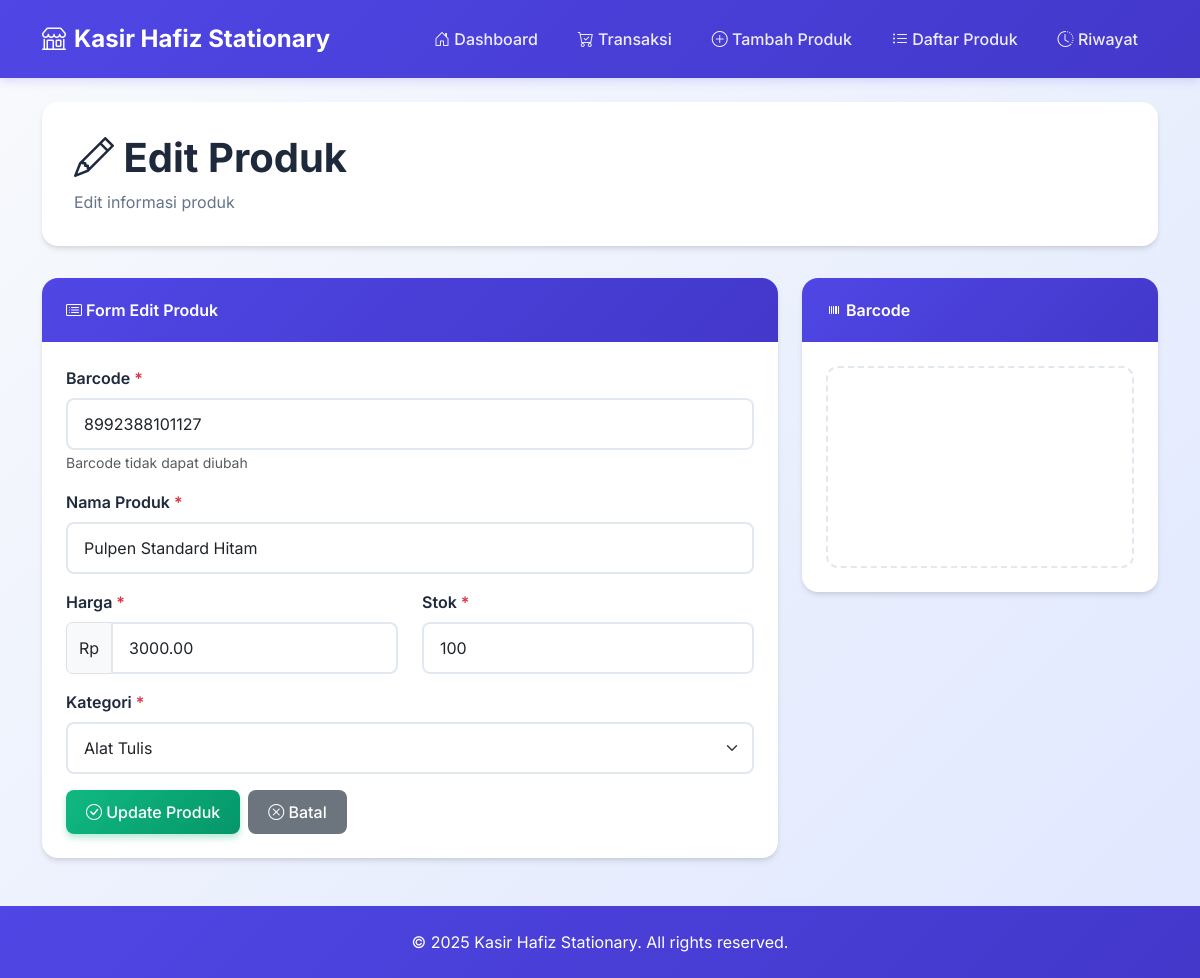
The page /edit_produk.php?id=1 on the database its author committed.
### tables this page shows
CREATE TABLE IF NOT EXISTS products (
    id INT AUTO_INCREMENT PRIMARY KEY,
    barcode VARCHAR(255) UNIQUE NOT NULL,
    name VARCHAR(255) NOT NULL,
    price DECIMAL(10,2) NOT NULL,
    stock INT NOT NULL DEFAULT 0,
    category VARCHAR(100) NOT NULL,
    created_at TIMESTAMP DEFAULT CURRENT_TIMESTAMP,
    updated_at TIMESTAMP DEFAULT CURRENT_TIMESTAMP ON UPDATE CURRENT_TIMESTAMP,
    INDEX idx_barcode (barcode),
    INDEX idx_category (category)
);

### edit_produk.php (the view, shortened to what this page needs)
<?php
$id = $_GET['id'];
$conn = getConnection();
$stmt = $conn->prepare("SELECT * FROM products WHERE id = ?");
$stmt->bind_param("i", $id);
$stmt->execute();
$result = $stmt->get_result();
$product = $result->fetch_assoc();
include 'includes/header.php';
?>
<div class="page-header">
    <h1><i class="bi bi-pencil"></i> Edit Produk</h1>
    <p>Edit informasi produk</p>
</div>
<div class="row">
    <div class="col-lg-8">
        <div class="custom-card">
            <div class="card-header">
                <i class="bi bi-card-list"></i> Form Edit Produk
            </div>
            <div class="card-body">
                <form id="editProductForm">
                    <div class="mb-3">
                        <label for="barcode" class="form-label">Barcode <span class="text-danger">*</span></label>
                        <input type="text" class="form-control" id="barcode" name="barcode" value="<?php echo htmlspecialchars($product['barcode']); ?>" readonly>
                        <small class="text-muted">Barcode tidak dapat diubah</small>
                    </div>
                    <div class="mb-3">
                        <label for="name" class="form-label">Nama Produk <span class="text-danger">*</span></label>
                        <input type="text" class="form-control" id="name" name="name" value="<?php echo htmlspecialchars($product['name']); ?>" required>
                    </div>
                    <div class="row">
                        <div class="col-md-6 mb-3">
                            <label for="price" class="form-label">Harga <span class="text-danger">*</span></label>
                            <div class="input-group">
                                <span class="input-group-text">Rp</span>
                                <input type="number" class="form-control" id="price" name="price" value="<?php echo $product['price']; ?>" required min="0" step="100">
                            </div>
                        </div>
                        <div class="col-md-6 mb-3">
                            <label for="stock" class="form-label">Stok <span class="text-danger">*</span></label>
                            <input type="number" class="form-control" id="stock" name="stock" value="<?php echo $product['stock']; ?>" required min="0">
                        </div>
                    </div>
                    <div class="mb-3">
                        <label for="category" class="form-label">Kategori <span class="text-danger">*</span></label>
                        <select class="form-select" id="category" name="category" required>
                            <option value="Alat Tulis" <?php echo $product['category'] == 'Alat Tulis' ? 'selected' : ''; ?>>Alat Tulis</option>
                        </select>
                    </div>
                    <div class="d-flex gap-2">
                        <button type="submit" class="btn btn-success" id="submitBtn">
                            <i class="bi bi-check-circle"></i> Update Produk
                        </button>
                        <a href="daftar_produk.php" class="btn btn-secondary">
                            <i class="bi bi-x-circle"></i> Batal
                        </a>
                    </div>
                </form>
            </div>
        </div>
    </div>
    <div class="col-lg-4">
        <div class="custom-card">
            <div class="card-header">
                <i class="bi bi-upc"></i> Barcode
            </div>
            <div class="card-body">
                <div class="barcode-container">
                    <svg id="barcodeDisplay"></svg>
                </div>
            </div>
        </div>
    </div>
</div>
<?php
include 'includes/footer.php';
?>

### assets/css/style.css (style rules this page uses)
:root { --primary-color: #4f46e5; --primary-dark: #4338ca; --secondary-color: #06b6d4; --success-color: #10b981; --danger-color: #ef4444; --warning-color: #f59e0b; --dark-color: #1e293b; --light-bg: #f8fafc; --card-shadow: 0 4px 6px -1px rgba(0, 0, 0, 0.1), 0 2px 4px -1px rgba(0, 0, 0, 0.06); --card-shadow-hover: 0 10px 15px -3px rgba(0, 0, 0, 0.1), 0 4px 6px -2px rgba(0, 0, 0, 0.05); }
* { margin: 0; padding: 0; box-sizing: border-box; }
body { font-family: 'Inter', 'Segoe UI', Tahoma, Geneva, Verdana, sans-serif; background: linear-gradient(135deg, #f8fafc 0%, #e0e7ff 100%); min-height: 100vh; }
.custom-card { background: white; border-radius: 1rem; box-shadow: var(--card-shadow); border: none; overflow: hidden; transition: all 0.3s ease; }
.custom-card .card-header { background: linear-gradient(135deg, var(--primary-color), var(--primary-dark)); color: white; padding: 1.25rem 1.5rem; border: none; font-weight: 600; }
.custom-card .card-body { padding: 1.5rem; }
.btn { padding: 0.625rem 1.25rem; border-radius: 0.5rem; font-weight: 500; transition: all 0.3s ease; border: none; }
.btn-success { background: linear-gradient(135deg, #10b981, #059669); box-shadow: 0 4px 6px rgba(16, 185, 129, 0.3); }
.form-control, .form-select { border: 2px solid #e2e8f0; border-radius: 0.5rem; padding: 0.75rem 1rem; transition: all 0.3s ease; }
.form-label { font-weight: 600; color: var(--dark-color); margin-bottom: 0.5rem; }
.barcode-container { background: white; padding: 1.5rem; border-radius: 0.75rem; border: 2px dashed #e2e8f0; text-align: center; transition: all 0.3s ease; }
.barcode-container svg { max-width: 100%; height: auto; }
.page-header { background: white; padding: 2rem; border-radius: 1rem; box-shadow: var(--card-shadow); margin-bottom: 2rem; }
.page-header h1 { color: var(--dark-color); font-weight: 700; margin: 0; }
.page-header p { color: #64748b; margin: 0.5rem 0 0 0; }

### rows shown on the page
products: barcode "8992388101127", name "Pulpen Standard Hitam", price "3000.00", stock "100", category "Alat Tulis"
